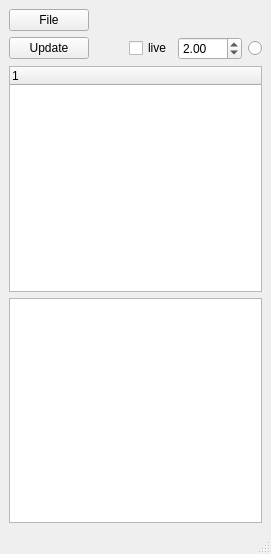
<?xml version="1.0" encoding="UTF-8"?>
<ui version="4.0">
 <class>MainWindow</class>
 <widget class="QMainWindow" name="MainWindow">
  <property name="geometry">
   <rect>
    <x>0</x>
    <y>0</y>
    <width>271</width>
    <height>554</height>
   </rect>
  </property>
  <property name="windowTitle">
   <string>MainWindow</string>
  </property>
  <widget class="QWidget" name="centralwidget">
   <layout class="QGridLayout" name="gridLayout_2">
    <item row="0" column="0">
     <layout class="QVBoxLayout" name="verticalLayout">
      <item>
       <layout class="QGridLayout" name="gridLayout">
        <item row="1" column="1">
         <spacer name="horizontalSpacer_2">
          <property name="orientation">
           <enum>Qt::Horizontal</enum>
          </property>
          <property name="sizeHint" stdset="0">
           <size>
            <width>40</width>
            <height>20</height>
           </size>
          </property>
         </spacer>
        </item>
        <item row="0" column="1">
         <spacer name="horizontalSpacer_3">
          <property name="orientation">
           <enum>Qt::Horizontal</enum>
          </property>
          <property name="sizeHint" stdset="0">
           <size>
            <width>40</width>
            <height>20</height>
           </size>
          </property>
         </spacer>
        </item>
        <item row="0" column="0">
         <widget class="QPushButton" name="FileButton">
          <property name="text">
           <string>File</string>
          </property>
         </widget>
        </item>
        <item row="1" column="2">
         <widget class="QCheckBox" name="liveCheckBox">
          <property name="text">
           <string>live</string>
          </property>
         </widget>
        </item>
        <item row="1" column="0">
         <widget class="QPushButton" name="updateButton">
          <property name="text">
           <string>Update</string>
          </property>
         </widget>
        </item>
        <item row="1" column="3">
         <widget class="QDoubleSpinBox" name="refreshTime">
          <property name="minimum">
           <double>1.000000000000000</double>
          </property>
          <property name="maximum">
           <double>999.990000000000009</double>
          </property>
          <property name="value">
           <double>2.000000000000000</double>
          </property>
         </widget>
        </item>
        <item row="1" column="4">
         <widget class="QRadioButton" name="heardBeat">
          <property name="text">
           <string/>
          </property>
         </widget>
        </item>
       </layout>
      </item>
      <item>
       <widget class="QTreeWidget" name="treeWidget">
        <column>
         <property name="text">
          <string notr="true">1</string>
         </property>
        </column>
       </widget>
      </item>
      <item>
       <widget class="QPlainTextEdit" name="Dataset_properties">
        <property name="readOnly">
         <bool>true</bool>
        </property>
       </widget>
      </item>
     </layout>
    </item>
   </layout>
  </widget>
  <widget class="QMenuBar" name="menubar">
   <property name="geometry">
    <rect>
     <x>0</x>
     <y>0</y>
     <width>271</width>
     <height>22</height>
    </rect>
   </property>
  </widget>
  <widget class="QStatusBar" name="statusbar"/>
 </widget>
 <resources/>
 <connections/>
</ui>
